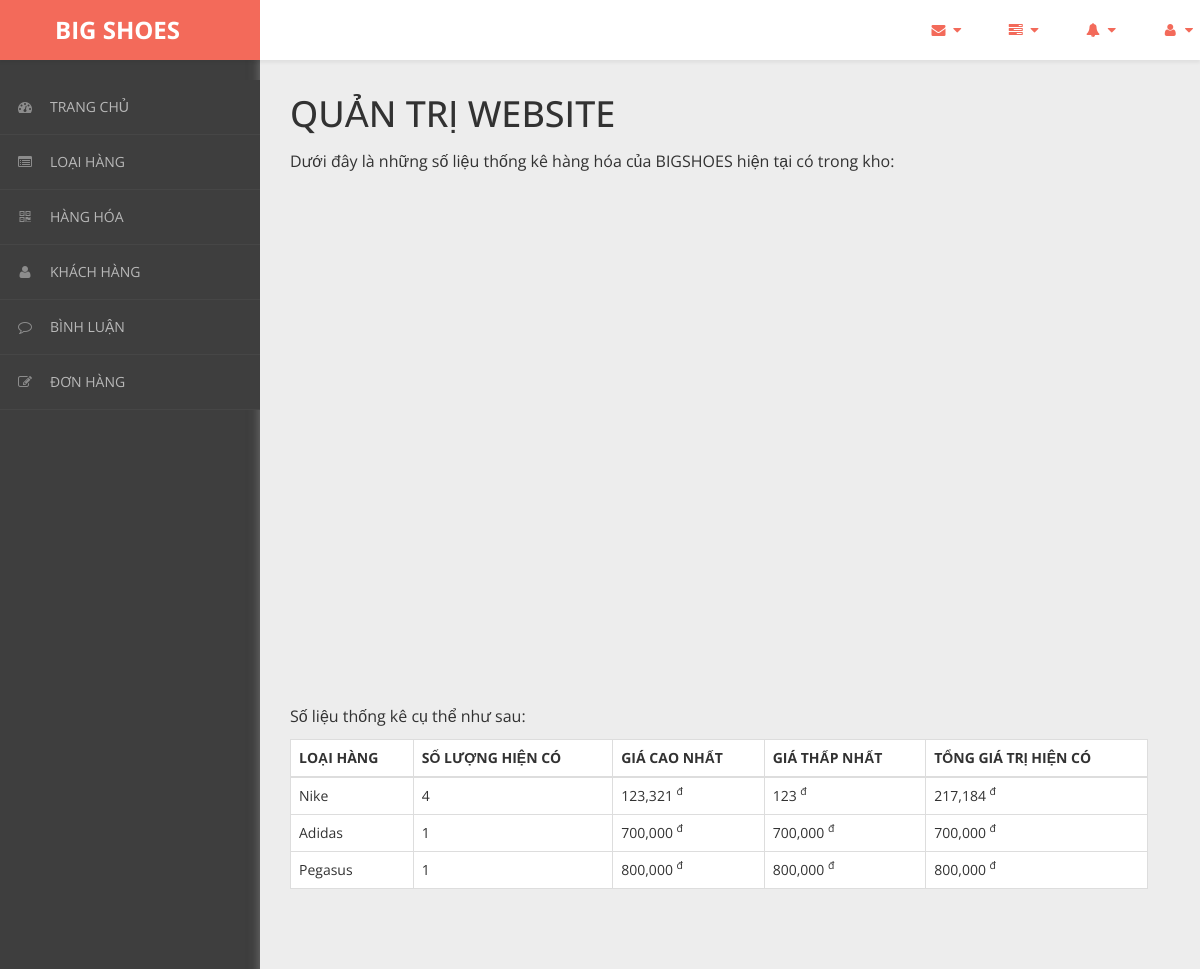
Screenshot of /admin/content/thong-ke/thong-ke-list.php with the database file from the repository.
### tables this page shows
CREATE TABLE `loai_hang` (
  `ma_loai` int(11) NOT NULL,
  `ten_loai` varchar(50) NOT NULL
);

### admin/dao/pdo.php (called while the page is built, shortened)
<?php
    function pdo_get_connection(){
        $pdo = new PDO("mysql:host=localhost;dbname=bigshoes",'root','');
        $pdo->setAttribute(PDO::ATTR_ERRMODE, PDO::ERRMODE_EXCEPTION);
        return $pdo;
    }
    function pdo_query($sql){
        $sql_args = array_slice(func_get_args(),1);
        try{
            $conn = pdo_get_connection();
            $stmt = $conn ->prepare($sql);
            $stmt -> execute($sql_args);
            $rows = $stmt -> fetchAll();
            return $rows;
        }catch(PDOException $e){
            throw $e;
        }finally{
            unset($conn);
        }
    }
    ?>

### admin/dao/thong-ke.php (called while the page is built, shortened)
<?php
    require_once ('pdo.php');
    function thong_ke_hang_hoa(){
    $sql = "SELECT lo.ma_loai, lo.ten_loai,"
            . " COUNT(*) so_luong,"
            . " MIN(hh.don_gia) gia_min,"
            . " MAX(hh.don_gia) gia_max,"
            . " SUM(hh.don_gia) gia_sum"
            . " FROM hang_hoa hh "
            . " JOIN loai_hang lo ON lo.ma_loai=hh.ma_loai "
            . " GROUP BY lo.ma_loai, lo.ten_loai";
    return pdo_query($sql);
    }
?>

### admin/content/thong-ke/thong-ke-list.php (the view, shortened to what this page needs)
<!DOCTYPE html>
<html xmlns="http://www.w3.org/1999/xhtml">
<head>
    <link href="../../../css/admin/css/bootstrap.css" rel="stylesheet" />
    <link href="../../../css/admin/css/font-awesome.css" rel="stylesheet" />
    <link href="../../../css/admin/css/custom-styles.css" rel="stylesheet" />
                <?php
                require_once ('../../dao/thong-ke.php');
                $items = thong_ke_hang_hoa();
                ?>
</head>
<body>
    <div id="wrapper">
        <nav class="navbar navbar-default top-navbar" role="navigation">
            <div class="navbar-header">
                <a class="navbar-brand" href="../../../index.php"><strong style = "margin-left: 40px;">BIG SHOES</strong></a>
            </div>
            <ul class="nav navbar-top-links navbar-right">
                <li class="dropdown">
                    <a class="dropdown-toggle" data-toggle="dropdown" href="#" aria-expanded="false">
                        <i class="fa fa-envelope fa-fw"></i> <i class="fa fa-caret-down"></i>
                    </a>
                </li>
                <li class="dropdown">
                    <a class="dropdown-toggle" data-toggle="dropdown" href="#" aria-expanded="false">
                        <i class="fa fa-tasks fa-fw"></i> <i class="fa fa-caret-down"></i>
                    </a>
                </li>
                <li class="dropdown">
                    <a class="dropdown-toggle" data-toggle="dropdown" href="#" aria-expanded="false">
                        <i class="fa fa-bell fa-fw"></i> <i class="fa fa-caret-down"></i>
                    </a>
                </li>
                <li class="dropdown">
                    <a class="dropdown-toggle" data-toggle="dropdown" href="#" aria-expanded="false">
                        <i class="fa fa-user fa-fw"></i> <i class="fa fa-caret-down"></i>
                    </a>
                </li>
            </ul>
        </nav>
        <nav class="navbar-default navbar-side" role="navigation">
            <div class="sidebar-collapse">
                <ul class="nav" id="main-menu">
                <li>
                        <a href="../thong-ke/thong-ke-list.php"><i class="fa fa-dashboard"></i>TRANG CHỦ</a>
                    </li>
                    <li>
                        <a href="../loai-hang/loai-hang-list.php"><i class="fa fa-list-alt" aria-hidden="true"></i>LOẠI HÀNG</a>
                    </li>
                    <li>
                        <a href="../hang-hoa/hang-hoa-list.php"><i class="fa fa-qrcode"></i>HÀNG HÓA</a>
                    </li>
                    <li>
                        <a href="../khach-hang/khach-hang-list.php"><i class="fa fa-user"></i>KHÁCH HÀNG</a>
                    </li>
                    <li>
                        <a href="../binh-luan/binh-luan-list.php"><i class="fa fa-comment-o" aria-hidden="true"></i>BÌNH LUẬN</a>
                    </li>
                    <li>
                        <a href="../hoa-don/hoa-don-list.php"><i class="fa fa-edit"></i>ĐƠN HÀNG</a>
                    </li>
                </ul>
            </div>
        </nav>
        <div id="page-wrapper">
		  <div class="header">
                        <div class="page-header">
                            <h1>QUẢN TRỊ WEBSITE</h1>
                            <p>Dưới đây là những số liệu thống kê hàng hóa của BIGSHOES hiện tại có trong kho: </p>
                            <div id="columnchart_values" style="width: 100%; height: 300px;"></div><br><br><br><br><br><br><br><br><br><br>
                              <p>Số liệu thống kê cụ thể như sau: </p>
                              <table class="table table-bordered" style = "background-color:#fff">
                                <thead>
                                  <tr>
                                    <th>LOẠI HÀNG</th>
                                    <th>SỐ LƯỢNG HIỆN CÓ</th>
                                    <th>GIÁ CAO NHẤT</th>
                                    <th>GIÁ THẤP NHẤT</th>
                                    <th>TỔNG GIÁ TRỊ HIỆN CÓ</th>
                                  </tr>
                                </thead>
                                <tbody>
                                <?php foreach($items as $item){
                                     extract($item);
                                    ?>
                                  <tr>
                                    <td><?=$ten_loai?></td>
                                    <td><?=$so_luong?></td>
                                    <td><?=number_format($gia_max)?> <sup>đ</sup></td>
                                    <td><?=number_format($gia_min)?> <sup>đ</sup></td>
                                    <td><?=number_format($gia_sum)?> <sup>đ</sup></td>
                                  </tr>
                                <?php } ?>
                                </tbody>
                              </table>
                        </div>
		</div>
            </div>
        </div>
</body>
</html>

### css/admin/css/custom-styles.css (style rules this page uses)
body { font-family: 'Open Sans', sans-serif; background: #3E3E3E; }
#wrapper { width: 100%; }
#page-wrapper { padding: 15px 15px; min-height: 600px; background: #EDEDED; }
h1, .h1, h2, .h2, h3, .h3 { margin-top: 7px; margin-bottom: -5px; }
p { font-size:16px; line-height:25px; padding-top:20px; }
.navbar-side { z-index: 0; }
.navbar-side .nav > li > a > i { color: #8C8C8C;padding: 8px;width: 30px;text-align: center; }
.top-navbar { position: fixed; width: 100%; z-index: 300; -webkit-box-shadow: 0 3px 3px rgba(0, 0, 0, 0.05); -moz-box-shadow: 0 3px 3px rgba(0, 0, 0, 0.05); box-shadow: 0 3px 3px rgba(0, 0, 0, 0.05); }
.navbar-side { z-index: 1; position: fixed; width: 260px; top: 80px; }
#page-wrapper { position: relative; top: 55px; box-shadow: 0 0 10px #757575; -moz-box-shadow: 0 0 10px #757575; -webkit-box-shadow: 0 0 10px #757575; }
.page-header { margin: 0;border-bottom: 1px solid transparent;text-align: left;background-color: rgb(237, 237, 237);padding: 32px 22px 32px 0;color: #323232; }
.header { margin: 0 30px; }
.top-navbar { margin:0px; }
.top-navbar .navbar-brand { color: #fff;width: 260px;text-align: left;height: 60px;font-size: 24px;font-weight: 700;line-height: 30px;background: #F36A5A; }
.top-navbar .nav > li { position: relative; display: inline-block; margin: 0px; padding: 0px; }
.top-navbar .nav > li > a { position: relative; display: block; padding: 20px;color: #FFFFFF; margin: 0px; }
.sidebar-collapse , .sidebar-collapse .nav { background:none; }
.sidebar-collapse .nav { padding:0; }
.sidebar-collapse .nav > li > a { color: #B8B8B8; background:transparent; text-shadow:none; font-size: 14px; }
.sidebar-collapse > .nav > li > a { padding: 12px 10px; }
.sidebar-collapse > .nav > li { border-bottom: 1px solid rgba(107, 108, 109, 0.19); }
.navbar-side { border:none; background: #3E3E3E; }
.top-navbar { background: #FFFFFF; border-bottom:none; }
.top-navbar .nav > li > a > i { margin-right: 2px; }
.navbar-default { border:0px solid black; }
.navbar-header { background: transparent; }
.nav > li > a > i { margin-right:10px; color: rgb(243, 106, 90); }
@media (min-width:768px) { #page-wrapper { margin: 0 0 0 260px; padding: 0; min-height: 1200px; } }
@media (min-width:768px) { .navbar-side { width: 260px; z-index: 1; } }
@media (min-width:768px) { .navbar { border-radius: 0px; } }

### rows the page displays
loai_hang: ten_loai "Nike", so_luong "4", gia_max "123,321", gia_min "123", gia_sum "217,184"
loai_hang: ten_loai "Adidas", so_luong "1", gia_max "700,000", gia_min "700,000", gia_sum "700,000"
loai_hang: ten_loai "Pegasus", so_luong "1", gia_max "800,000", gia_min "800,000", gia_sum "800,000"
